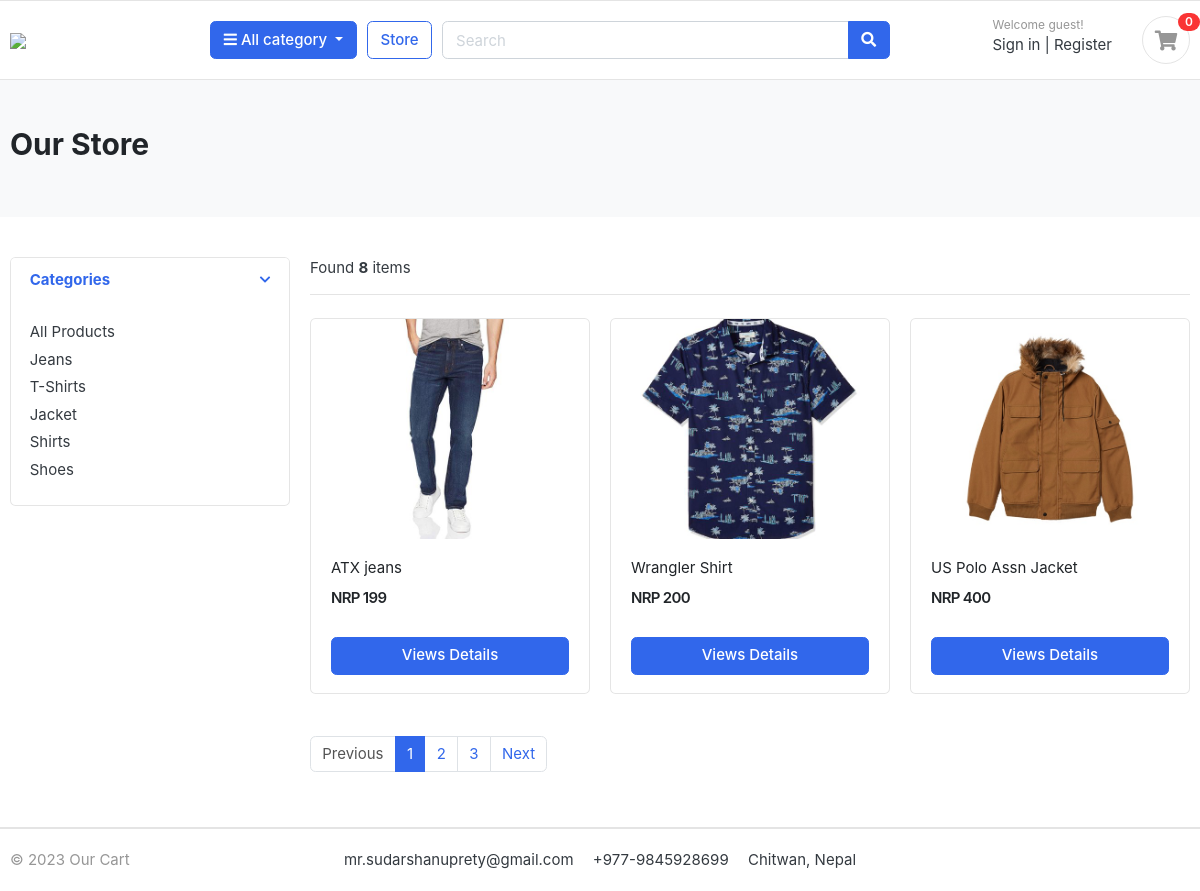
/store/, run on the app's committed database.
### category/models.py (models this page shows, shortened)
class Category(models.Model):
    category_name=models.CharField(max_length=50,unique=True)
    slug=models.SlugField(max_length=100,unique=True)
    description=models.TextField(max_length=255,blank=True)
    cat_image=models.ImageField(upload_to='photos/categories',blank=True)
    class Meta: #while in python when a module is created then at the end the 's come this class makes sure that it doesnot appear
        verbose_name='category'
        verbose_name_plural='categories'
    def get_url(self):
        return reverse('products_by_categories',args=[self.slug])

### store/models.py (models this page shows, shortened)
class Product(models.Model):
    product_name = models.CharField(max_length=200, unique=True)
    slug = models.SlugField(max_length=200, unique=True)
    description = models.TextField(max_length=500, blank=True)
    price = models.IntegerField()
    images = models.ImageField(upload_to='photos/products')
    stock = models.IntegerField()
    is_available = models.BooleanField(default=True)
    category = models.ForeignKey(Category, on_delete=models.CASCADE)
    created_date = models.DateTimeField(auto_now_add=True)
    modified_date = models.DateTimeField(auto_now=True)
    def get_url(self):
        return reverse('product_detail',args=[self.category.slug,self.slug])

### store/views.py (the view)
# urls.py: path('store/',include('store.urls')),
def store(request,category_slug=None):
    categories=None
    products=None
    if category_slug != None:
        categories=get_object_or_404(Category,slug=category_slug)
        products=Product.objects.filter(category=categories,is_available=True)
        paginator = Paginator(products,3) #here we are using paginator which is in next button when we click previous next, we have used 6 because we want to show only 6 in one page
        page=request.GET.get('page')
        paged_products=paginator.get_page(page)
        product_count=products.count()
    else:
        products=Product.objects.all().filter(is_available=True).order_by('id')
        paginator = Paginator(products,3) #here we are using paginator which is in next button when we click previous next, we have used 6 because we want to show only 6 in one page
        page=request.GET.get('page')
        paged_products=paginator.get_page(page)
        product_count=products.count()
    context={
        'products':paged_products,
        'product_count':product_count,
    }
    return render(request,'store/store.html',context)

### carts/context_processor.py (called while the page is built)
def counter(request):
    cart_count=0
    if 'admin' in request.path:
        return {}
    else:
        try:
            cart=Cart.objects.filter(cart_id=_cart_id(request))
            if request.user.is_authenticated:
                cart_items=CartItem.objects.all().filter(user=request.user)
            else:
                cart_items=CartItem.objects.all().filter(cart=cart[:1])
            for cart_item in cart_items:
                cart_count+=cart_item.quantity
        except Cart.DoesNotExist:
            cart_count=0
    return dict(cart_count=cart_count)

### carts/views.py (called while the page is built)
def _cart_id(request):  # this function will get the cart id and will use that cart id in add_cart function
    cart = request.session.session_key
    if not cart:
        cart = request.session.create()
    return cart

### category/context_processors.py (called while the page is built)
def menu_links(request):
    links=Category.objects.all()
    return dict(links=links)

### templates/store/store.html
{% extends 'base.html' %}
{% load static %}
{% block content %}
<section class="section-pagetop bg">
    <div class="container">
		{%if 'search' in request.path %}
		<h2 class="title-page">Search Results</h2>
		{%else%}
        	<h2 class="title-page">Our Store</h2>
		{%endif%}
    </div>
    </section>
<section class="section-content padding-y">
<div class="container">
<div class="row">
	<aside class="col-md-3">
<div class="card">
	<article class="filter-group">
		<header class="card-header">
			<a href="#" data-toggle="collapse" data-target="#collapse_1" aria-expanded="true" class="">
				<i class="icon-control fa fa-chevron-down"></i>
				<h6 class="title">Categories</h6>
			</a>
		</header>
		<div class="filter-content collapse show" id="collapse_1" style="">
			<div class="card-body">
				<ul class="list-menu">
					<li><a href="{%url 'store'%}">All Products</a></li>
				{% for caterogy in links %}
				<li><a href="{{caterogy.get_url}}">{{caterogy.category_name }}</a></li>
					{%endfor%}
				</ul>
			</div>
		</div>
	</article>
	</aside>
	<main class="col-md-9">
<header class="border-bottom mb-4 pb-3">
		<div class="form-inline">
            <span class="mr-md-auto">Found <b>{{product_count}}</b> items </span>
		</div>
</header>
<div class="row">
	{%if products %}
    {% for product in products %}
	<div class="col-md-4">
		<figure class="card card-product-grid">
			<div class="img-wrap">
				<a href="{{product.get_url}}"><img src="{{product.images.url}}"></a>
			</div>
			<figcaption class="info-wrap">
				<div class="fix-height">
					<a href="{{product.get_url}}" class="title">{{product.product_name}}</a>
					<div class="price-wrap mt-2">
						<span class="price">NRP {{product.price}}</span>
					</div>
				</div>
				<a href="{{product.get_url}}" class="btn btn-block btn-primary">Views Details</a>
			</figcaption>
		</figure>
	</div>
    {% endfor %}
	{%else%}
	<div><h2>No result founnd. Please try again</h2></div>
	{%endif%}
</div>
<nav class="mt-4" aria-label="Page navigation sample">
	{% if products.has_other_pages %}
  <ul class="pagination">
	{% if products.has_previous %}
    <li class="page-item"><a class="page-link" href="?page={{products.previous_page_number}}">Previous</a></li>
	{% else %}
	<li class="page-item disabled"><a class="page-link" href="#">Previous</a></li>
	{% endif %}
	{% for i in products.paginator.page_range %}
		{% if products.number == i %}
    		<li class="page-item active"><a class="page-link" href="#">{{i}}</a></li>
		{%else%}
			<li class="page-item"><a class="page-link" href="?page={{i}}">{{i}}</a></li>
		{%endif%}
    {% endfor %}
	{% if products.has_next %}
    <li class="page-item"><a class="page-link" href="?page={{products.next_page_number}}">Next</a></li>
	{%else%}
	<li class="page-item disabled"><a class="page-link" href="#">Next</a></li>
	{%endif%}
  </ul>
  {% endif %}
</nav>
	</main>
</div>
</div>
</section>
{% endblock content %}

### ecommerce/static/css/ui.css (style rules this page uses)
html { font-family: "Inter", sans-serif; font-size: 15px; }
.img-wrap { text-align: center; display: block; }
.img-wrap img { max-width: 100%; }
.price-wrap { letter-spacing: -0.7px; }
.padding-y { padding-top: 40px; padding-bottom: 40px; }
figure { margin-bottom: 0; }
article:after, .form-group:after { display: block; clear: both; content: ""; }
.bg { background-color: #f8f9fa; }
.title-page { color: #212529; }
[class*=list-] li:after { visibility: hidden; display: block; content: ""; overflow: hidden; height: 0; clear: both; }
.list-menu { list-style: none; margin: 0; padding-left: 0; }
.list-menu li { margin-bottom: 5px; }
.list-menu a { color: #343a40; }
[class*=card-product] a.title { color: #212529; display: block; }
[class*=card-product] .img-wrap { overflow: hidden; position: relative; }
[class*=card-product] .img-wrap img { height: 100%; max-width: 100%; width: auto; display: inline-block; -o-object-fit: cover; object-fit: cover; }
.card-product-grid { margin-bottom: 20px; }
.card-product-grid .img-wrap { border-radius: 0.2rem 0.2rem 0 0; height: 220px; }
.card-product-grid .info-wrap { overflow: hidden; padding: 18px 20px; }
.card-product-grid .fix-height { height: 80px; overflow: hidden; }
.card .img-wrap { overflow: hidden; }
.price { font-weight: 600; color: #212529; }
.icon-control { margin-top: 5px; float: right; font-size: 80%; }
.card-header .title { margin-bottom: 0; line-height: 1.5; }
.filter-group { border-bottom: 1px solid #e4e4e4; }
.filter-group .card-header { border-bottom: 0; }
.filter-group:last-child { border-bottom: 0; }
.section-pagetop { padding: 45px 0; }

### data on the page
Category: category_name "Jeans"
Category: category_name "T-Shirts"
Category: category_name "Jacket"
Category: category_name "Shirts"
Category: category_name "Shoes"
Product: images (picture), product_name "ATX jeans", price "199"
Product: images (picture), product_name "Wrangler Shirt", price "200"
Product: images (picture), product_name "US Polo Assn Jacket", price "400"

### other printed values
{{ cart_count }} "0"
{{ product_count }} "8"
{{ i }} "1"
{{ i }} "2" "3"
